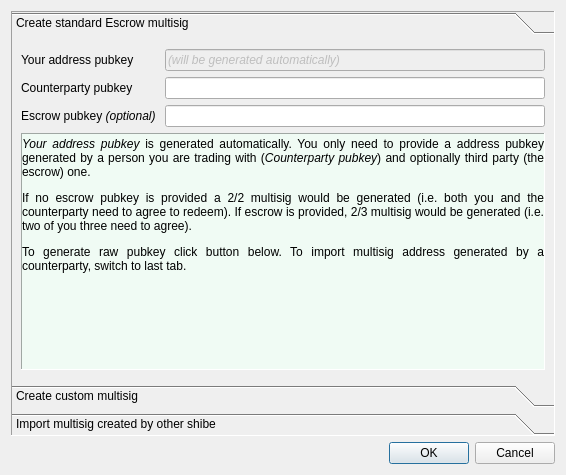
<?xml version="1.0" encoding="UTF-8"?>
<ui version="4.0">
 <class>AskMultisigDialog</class>
 <widget class="QDialog" name="AskMultisigDialog">
  <property name="geometry">
   <rect>
    <x>0</x>
    <y>0</y>
    <width>566</width>
    <height>475</height>
   </rect>
  </property>
  <property name="sizePolicy">
   <sizepolicy hsizetype="Preferred" vsizetype="Minimum">
    <horstretch>0</horstretch>
    <verstretch>0</verstretch>
   </sizepolicy>
  </property>
  <property name="minimumSize">
   <size>
    <width>550</width>
    <height>0</height>
   </size>
  </property>
  <property name="windowTitle">
   <string>Multisig</string>
  </property>
  <layout class="QVBoxLayout" name="verticalLayout">
   <property name="sizeConstraint">
    <enum>QLayout::SetMinimumSize</enum>
   </property>
   <item>
    <widget class="QToolBox" name="toolBox">
     <property name="frameShape">
      <enum>QFrame::Panel</enum>
     </property>
     <property name="frameShadow">
      <enum>QFrame::Sunken</enum>
     </property>
     <property name="currentIndex">
      <number>0</number>
     </property>
     <widget class="QWidget" name="pageEscrow">
      <property name="geometry">
       <rect>
        <x>0</x>
        <y>0</y>
        <width>546</width>
        <height>326</height>
       </rect>
      </property>
      <attribute name="label">
       <string>Create standard Escrow multisig</string>
      </attribute>
      <layout class="QGridLayout" name="escrowGridLayout">
       <item row="4" column="2">
        <widget class="QLineEdit" name="counterpartyAddressLineEdit"/>
       </item>
       <item row="5" column="2">
        <widget class="QLineEdit" name="escrowAddressLineEdit"/>
       </item>
       <item row="1" column="2">
        <widget class="QLineEdit" name="yourAddressLineEdit">
         <property name="enabled">
          <bool>false</bool>
         </property>
         <property name="font">
          <font>
           <italic>true</italic>
          </font>
         </property>
         <property name="text">
          <string>(will be generated automatically)</string>
         </property>
         <property name="readOnly">
          <bool>true</bool>
         </property>
        </widget>
       </item>
       <item row="1" column="1">
        <widget class="QLabel" name="yourAddressLabel">
         <property name="text">
          <string>Your address pubkey</string>
         </property>
        </widget>
       </item>
       <item row="5" column="1">
        <widget class="QLabel" name="escrowLabel">
         <property name="text">
          <string>Escrow pubkey &lt;i&gt;(optional)&lt;/i&gt;&amp;nbsp;</string>
         </property>
        </widget>
       </item>
       <item row="4" column="1">
        <widget class="QLabel" name="counterpartyAddressLabel">
         <property name="text">
          <string>Counterparty pubkey</string>
         </property>
        </widget>
       </item>
       <item row="6" column="1" colspan="2">
        <widget class="QLabel" name="escrowExplainedLabel">
         <property name="styleSheet">
          <string notr="true">background-color: #f0fbf4</string>
         </property>
         <property name="frameShape">
          <enum>QFrame::Panel</enum>
         </property>
         <property name="frameShadow">
          <enum>QFrame::Sunken</enum>
         </property>
         <property name="text">
          <string>&lt;p&gt;&lt;i&gt;Your address pubkey&lt;/i&gt; is generated automatically.
You only need to provide a address pubkey generated by a person you are trading with (&lt;i&gt;Counterparty pubkey&lt;/i&gt;) and optionally third party (the escrow) one.&lt;/p&gt;
&lt;p&gt;If no escrow pubkey is provided a 2/2 multisig would be generated
(i.e. both you and the counterparty need to agree to redeem). If escrow is provided, 2/3 multisig would be generated (i.e. two of you three need to agree).&lt;/p&gt;
&lt;p&gt;To generate raw pubkey click button below. To import multisig address generated by a counterparty, switch to last tab.&lt;/p&gt;</string>
         </property>
         <property name="alignment">
          <set>Qt::AlignJustify|Qt::AlignTop</set>
         </property>
         <property name="wordWrap">
          <bool>true</bool>
         </property>
         <property name="margin">
          <number>4</number>
         </property>
        </widget>
       </item>
      </layout>
     </widget>
     <widget class="QWidget" name="pageCustom">
      <property name="geometry">
       <rect>
        <x>0</x>
        <y>0</y>
        <width>546</width>
        <height>326</height>
       </rect>
      </property>
      <property name="sizePolicy">
       <sizepolicy hsizetype="Preferred" vsizetype="Minimum">
        <horstretch>0</horstretch>
        <verstretch>0</verstretch>
       </sizepolicy>
      </property>
      <attribute name="label">
       <string>Create custom multisig</string>
      </attribute>
      <layout class="QFormLayout" name="formLayout">
       <property name="sizeConstraint">
        <enum>QLayout::SetMinimumSize</enum>
       </property>
       <property name="fieldGrowthPolicy">
        <enum>QFormLayout::AllNonFixedFieldsGrow</enum>
       </property>
       <item row="0" column="0">
        <widget class="QLabel" name="totalAdressesLabel">
         <property name="text">
          <string>Total number of pubkeys</string>
         </property>
        </widget>
       </item>
       <item row="0" column="1">
        <widget class="QSpinBox" name="totalAdressesSpinBox">
         <property name="sizePolicy">
          <sizepolicy hsizetype="Expanding" vsizetype="Fixed">
           <horstretch>0</horstretch>
           <verstretch>0</verstretch>
          </sizepolicy>
         </property>
         <property name="minimum">
          <number>1</number>
         </property>
         <property name="maximum">
          <number>20</number>
         </property>
         <property name="value">
          <number>2</number>
         </property>
        </widget>
       </item>
       <item row="1" column="0">
        <widget class="QLabel" name="signaturesRequiredLabel">
         <property name="text">
          <string>Signatures required</string>
         </property>
        </widget>
       </item>
       <item row="1" column="1">
        <widget class="QSpinBox" name="signaturesRequiredSpinBox">
         <property name="sizePolicy">
          <sizepolicy hsizetype="Expanding" vsizetype="Fixed">
           <horstretch>0</horstretch>
           <verstretch>0</verstretch>
          </sizepolicy>
         </property>
         <property name="minimum">
          <number>1</number>
         </property>
         <property name="maximum">
          <number>20</number>
         </property>
         <property name="value">
          <number>3</number>
         </property>
        </widget>
       </item>
       <item row="2" column="0">
        <widget class="QLabel" name="foreignAdressesLabel">
         <property name="maximumSize">
          <size>
           <width>135</width>
           <height>16777215</height>
          </size>
         </property>
         <property name="text">
          <string>&lt;p&gt;Foreign pubkeys&lt;/p&gt;&lt;p style=&quot; font-style:italic;color:#555&quot;&gt;(remaining pubkeys will be generated and added to your wallet)&lt;/p&gt;</string>
         </property>
         <property name="textFormat">
          <enum>Qt::RichText</enum>
         </property>
         <property name="alignment">
          <set>Qt::AlignLeading|Qt::AlignLeft|Qt::AlignTop</set>
         </property>
         <property name="wordWrap">
          <bool>true</bool>
         </property>
        </widget>
       </item>
       <item row="2" column="1">
        <widget class="QPlainTextEdit" name="foreignAdressesEdit"/>
       </item>
      </layout>
     </widget>
     <widget class="QWidget" name="pageImport">
      <property name="geometry">
       <rect>
        <x>0</x>
        <y>0</y>
        <width>546</width>
        <height>326</height>
       </rect>
      </property>
      <property name="sizePolicy">
       <sizepolicy hsizetype="Preferred" vsizetype="Minimum">
        <horstretch>0</horstretch>
        <verstretch>0</verstretch>
       </sizepolicy>
      </property>
      <attribute name="label">
       <string>Import multisig created by other shibe</string>
      </attribute>
      <layout class="QVBoxLayout" name="importVerticalLayout">
       <item>
        <widget class="QLabel" name="importLabel">
         <property name="font">
          <font>
           <italic>true</italic>
          </font>
         </property>
         <property name="text">
          <string>Enter multisig redeem script below:</string>
         </property>
        </widget>
       </item>
       <item>
        <widget class="QPlainTextEdit" name="importRedeemScriptEdit">
         <property name="font">
          <font>
           <family>Lucida Console</family>
          </font>
         </property>
        </widget>
       </item>
      </layout>
     </widget>
    </widget>
   </item>
   <item>
    <widget class="QDialogButtonBox" name="buttonBox">
     <property name="orientation">
      <enum>Qt::Horizontal</enum>
     </property>
     <property name="standardButtons">
      <set>QDialogButtonBox::Cancel|QDialogButtonBox::Ok</set>
     </property>
    </widget>
   </item>
  </layout>
 </widget>
 <resources/>
 <connections>
  <connection>
   <sender>buttonBox</sender>
   <signal>accepted()</signal>
   <receiver>AskMultisigDialog</receiver>
   <slot>accept()</slot>
   <hints>
    <hint type="sourcelabel">
     <x>248</x>
     <y>254</y>
    </hint>
    <hint type="destinationlabel">
     <x>157</x>
     <y>274</y>
    </hint>
   </hints>
  </connection>
  <connection>
   <sender>buttonBox</sender>
   <signal>rejected()</signal>
   <receiver>AskMultisigDialog</receiver>
   <slot>reject()</slot>
   <hints>
    <hint type="sourcelabel">
     <x>316</x>
     <y>260</y>
    </hint>
    <hint type="destinationlabel">
     <x>286</x>
     <y>274</y>
    </hint>
   </hints>
  </connection>
 </connections>
</ui>
